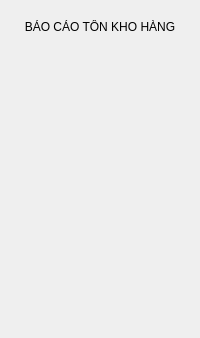
               <widget class="QWidget" name="page_11">
                <layout class="QVBoxLayout" name="verticalLayout_52">
                 <item alignment="Qt::AlignTop">
                  <widget class="QWidget" name="widget_22" native="true">
                   <layout class="QVBoxLayout" name="verticalLayout_55">
                    <item>
                     <widget class="QLabel" name="label_11">
                      <property name="font">
                       <font>
                        <weight>50</weight>
                        <bold>false</bold>
                       </font>
                      </property>
                      <property name="text">
                       <string>BÁO CÁO TỒN KHO HÀNG</string>
                      </property>
                      <property name="alignment">
                       <set>Qt::AlignCenter</set>
                      </property>
                     </widget>
                    </item>
                   </layout>
                  </widget>
                 </item>
                 <item alignment="Qt::AlignTop">
                  <widget class="QWidget" name="widget_12" native="true">
                   <layout class="QVBoxLayout" name="verticalLayout_53">
                    <item>
                     <widget class="QWidget" name="widget_14" native="true">
                      <layout class="QHBoxLayout" name="horizontalLayout_23">
                       <item>
                        <widget class="QWidget" name="widget_15" native="true">
                         <property name="maximumSize">
                          <size>
                           <width>350</width>
                           <height>16777215</height>
                          </size>
                         </property>
                         <layout class="QVBoxLayout" name="verticalLayout_54">
                          <item>
                           <layout class="QVBoxLayout" name="tonTheoVung">
                            <property name="spacing">
                             <number>0</number>
                            </property>
                           </layout>
                          </item>
                         </layout>
                        </widget>
                       </item>
                       <item>
                        <widget class="QWidget" name="widget_16" native="true">
                         <property name="maximumSize">
                          <size>
                           <width>100</width>
                           <height>16777215</height>
                          </size>
                         </property>
                         <layout class="QVBoxLayout" name="verticalLayout_60">
                          <item>
                           <layout class="QVBoxLayout" name="tonVung1">
                            <property name="spacing">
                             <number>4</number>
                            </property>
                           </layout>
                          </item>
                         </layout>
                        </widget>
                       </item>
                       <item>
                        <widget class="QWidget" name="widget_17" native="true">
                         <layout class="QVBoxLayout" name="verticalLayout_57">
                          <item>
                           <layout class="QVBoxLayout" name="tonVung2">
                            <property name="spacing">
                             <number>0</number>
                            </property>
                           </layout>
                          </item>
                         </layout>
                        </widget>
                       </item>
                       <item>
                        <widget class="QWidget" name="widget_18" native="true">
                         <layout class="QVBoxLayout" name="verticalLayout_61">
                          <item>
                           <layout class="QVBoxLayout" name="tonVung3">
                            <property name="spacing">
                             <number>0</number>
                            </property>
                           </layout>
                          </item>
                         </layout>
                        </widget>
                       </item>
                      </layout>
                     </widget>
                    </item>
                    <item alignment="Qt::AlignTop">
                     <widget class="QWidget" name="widget_13" native="true">
                      <layout class="QHBoxLayout" name="horizontalLayout_24">
                       <item>
                        <widget class="QWidget" name="widget_19" native="true">
                         <property name="minimumSize">
                          <size>
                           <width>0</width>
                           <height>200</height>
                          </size>
                         </property>
                         <property name="maximumSize">
                          <size>
                           <width>420</width>
                           <height>900</height>
                          </size>
                         </property>
                         <layout class="QVBoxLayout" name="verticalLayout_59">
                          <item>
                           <layout class="QVBoxLayout" name="tyLeTon">
                            <property name="spacing">
                             <number>0</number>
                            </property>
                           </layout>
                          </item>
                         </layout>
                        </widget>
                       </item>
                       <item>
                        <widget class="QWidget" name="widget_20" native="true">
                         <property name="minimumSize">
                          <size>
                           <width>0</width>
                           <height>200</height>
                          </size>
                         </property>
                         <property name="maximumSize">
                          <size>
                           <width>16777215</width>
                           <height>650</height>
                          </size>
                         </property>
                         <layout class="QVBoxLayout" name="verticalLayout_58">
                          <item>
                           <layout class="QVBoxLayout" name="tonTheoNhomHang">
                            <property name="spacing">
                             <number>0</number>
                            </property>
                           </layout>
                          </item>
                         </layout>
                        </widget>
                       </item>
                       <item>
                        <widget class="QWidget" name="widget_21" native="true">
                         <property name="minimumSize">
                          <size>
                           <width>0</width>
                           <height>200</height>
                          </size>
                         </property>
                         <property name="maximumSize">
                          <size>
                           <width>16777215</width>
                           <height>650</height>
                          </size>
                         </property>
                         <layout class="QVBoxLayout" name="verticalLayout_56">
                          <item>
                           <layout class="QVBoxLayout" name="tonTheoHMDT">
                            <property name="spacing">
                             <number>0</number>
                            </property>
                           </layout>
                          </item>
                         </layout>
                        </widget>
                       </item>
                      </layout>
                     </widget>
                    </item>
                   </layout>
                  </widget>
                 </item>
                </layout>
               </widget>
